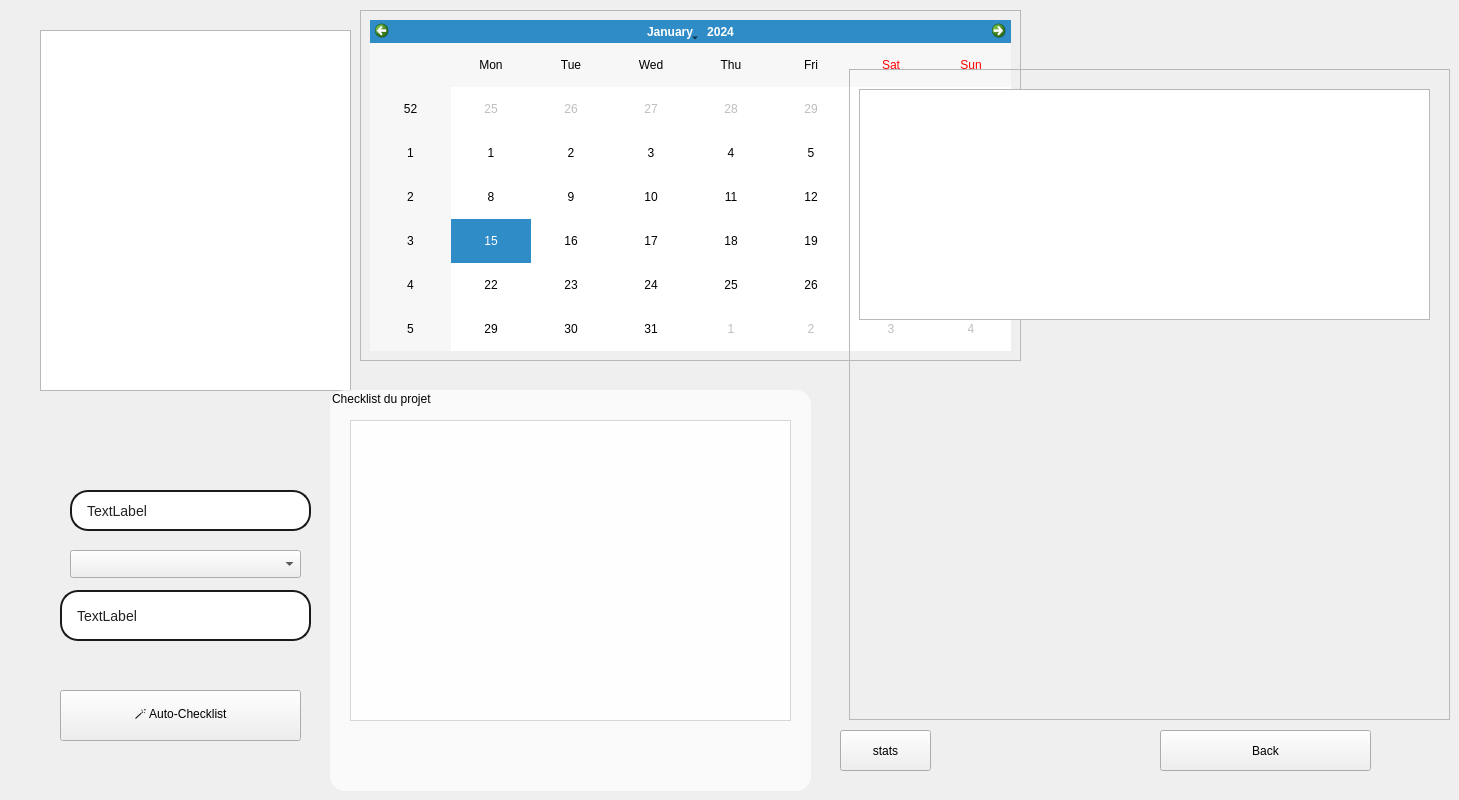
      <widget class="QWidget" name="page_2_projet">
       <widget class="QPushButton" name="backtoprojetProjet">
        <property name="geometry">
         <rect>
          <x>1160</x>
          <y>730</y>
          <width>211</width>
          <height>41</height>
         </rect>
        </property>
        <property name="styleSheet">
         <string notr="true">
    background: qlineargradient(
        x1:0, y1:0, x2:1, y2:1,
        stop:0 #7C3AED,   /* purple */
        stop:1 #3B82F6    /* blue */
    );
    color: white;                /* text color */
    font-weight: bold;
    border: none;                /* no border line */
    border-radius: 18px;         /* rounded corners */
    padding: 8px 18px;           /* space inside */
}

/* Hover */
QPushButton:hover {
    background: qlineargradient(
        x1:0, y1:0, x2:1, y2:1,
        stop:0 #9D5CFF,   /* lighter purple */
        stop:1 #60A5FA    /* lighter blue */
    );
}

/* Pressed */
QPushButton:pressed {
    background: qlineargradient(
        x1:0, y1:0, x2:1, y2:1,
        stop:0 #5B21B6,   /* darker purple */
        stop:1 #1E40AF    /* darker blue */
    );

</string>
        </property>
        <property name="text">
         <string>Back</string>
        </property>
        <property name="icon">
         <iconset theme="QIcon::ThemeIcon::EditUndo"/>
        </property>
       </widget>
       <widget class="QScrollArea" name="scrollAreaProjet">
        <property name="geometry">
         <rect>
          <x>360</x>
          <y>10</y>
          <width>661</width>
          <height>351</height>
         </rect>
        </property>
        <property name="sizeIncrement">
         <size>
          <width>60</width>
          <height>60</height>
         </size>
        </property>
        <property name="baseSize">
         <size>
          <width>50</width>
          <height>50</height>
         </size>
        </property>
        <property name="widgetResizable">
         <bool>true</bool>
        </property>
        <widget class="QWidget" name="scrollAreaWidgetContents_projet">
         <property name="geometry">
          <rect>
           <x>0</x>
           <y>0</y>
           <width>659</width>
           <height>349</height>
          </rect>
         </property>
         <property name="sizeIncrement">
          <size>
           <width>50</width>
           <height>50</height>
          </size>
         </property>
         <property name="baseSize">
          <size>
           <width>50</width>
           <height>50</height>
          </size>
         </property>
         <layout class="QVBoxLayout" name="verticalLayout_10">
          <item>
           <widget class="QCalendarWidget" name="calendarWidgetprojet"/>
          </item>
         </layout>
        </widget>
       </widget>
       <widget class="QListWidget" name="listWidgetprojet">
        <property name="geometry">
         <rect>
          <x>40</x>
          <y>30</y>
          <width>311</width>
          <height>361</height>
         </rect>
        </property>
       </widget>
       <widget class="QGroupBox" name="groupBoxChecklist">
        <property name="geometry">
         <rect>
          <x>330</x>
          <y>390</y>
          <width>481</width>
          <height>401</height>
         </rect>
        </property>
        <property name="styleSheet">
         <string notr="true">QGroupBox {
    border: none;
    background-color: rgba(255, 255, 255, 180);
    border-radius: 15px;
    padding: 10px;
}
</string>
        </property>
        <property name="title">
         <string>Checklist du projet </string>
        </property>
        <widget class="QListWidget" name="listWidgetChecklist">
         <property name="geometry">
          <rect>
           <x>20</x>
           <y>30</y>
           <width>441</width>
           <height>301</height>
          </rect>
         </property>
         <property name="styleSheet">
          <string notr="true">QListWidget {
    color: black;
    background: rgba(255, 255, 255, 180);
    font-size: 14px;
    font-weight: bold;
}

QListWidget::item {
    padding: 6px;
    margin: 2px;
    border-radius: 6px;
}

QListWidget::item:selected {
    background: #d9eaff;
    color: black;
}
</string>
         </property>
        </widget>
       </widget>
       <widget class="QLabel" name="labelChecklistProject">
        <property name="geometry">
         <rect>
          <x>70</x>
          <y>490</y>
          <width>241</width>
          <height>41</height>
         </rect>
        </property>
        <property name="styleSheet">
         <string notr="true">background: white;
 border: 1.5px solid #1A1A1A;
    border-radius: 18px;
    padding: 6px 34px 6px 12px;
    color: #222;
    font-size: 14px;</string>
        </property>
        <property name="text">
         <string>TextLabel</string>
        </property>
       </widget>
       <widget class="QPushButton" name="btnAutoChecklist">
        <property name="geometry">
         <rect>
          <x>60</x>
          <y>690</y>
          <width>241</width>
          <height>51</height>
         </rect>
        </property>
        <property name="styleSheet">
         <string notr="true">
    background: qlineargradient(
        x1:0, y1:0, x2:1, y2:1,
        stop:0 #7C3AED,   /* purple */
        stop:1 #3B82F6    /* blue */
    );
    color: white;                /* text color */
    font-weight: bold;
    border: none;                /* no border line */
    border-radius: 18px;         /* rounded corners */
    padding: 8px 18px;           /* space inside */
}

/* Hover */
QPushButton:hover {
    background: qlineargradient(
        x1:0, y1:0, x2:1, y2:1,
        stop:0 #9D5CFF,   /* lighter purple */
        stop:1 #60A5FA    /* lighter blue */
    );
}

/* Pressed */
QPushButton:pressed {
    background: qlineargradient(
        x1:0, y1:0, x2:1, y2:1,
        stop:0 #5B21B6,   /* darker purple */
        stop:1 #1E40AF    /* darker blue */
    );

</string>
        </property>
        <property name="text">
         <string>🪄 Auto-Checklist</string>
        </property>
       </widget>
       <widget class="QLabel" name="labelChecklistStats">
        <property name="geometry">
         <rect>
          <x>60</x>
          <y>590</y>
          <width>251</width>
          <height>51</height>
         </rect>
        </property>
        <property name="styleSheet">
         <string notr="true">background: white;
 border: 1.5px solid #1A1A1A;
    border-radius: 18px;
    padding: 6px 34px 6px 12px;
    color: #222;
    font-size: 14px;</string>
        </property>
        <property name="text">
         <string>TextLabel</string>
        </property>
       </widget>
       <widget class="QPushButton" name="btnStats">
        <property name="geometry">
         <rect>
          <x>840</x>
          <y>730</y>
          <width>91</width>
          <height>41</height>
         </rect>
        </property>
        <property name="styleSheet">
         <string notr="true">
    background: qlineargradient(
        x1:0, y1:0, x2:1, y2:1,
        stop:0 #7C3AED,   /* purple */
        stop:1 #3B82F6    /* blue */
    );
    color: white;                /* text color */
    font-weight: bold;
    border: none;                /* no border line */
    border-radius: 18px;         /* rounded corners */
    padding: 8px 18px;           /* space inside */
}

/* Hover */
QPushButton:hover {
    background: qlineargradient(
        x1:0, y1:0, x2:1, y2:1,
        stop:0 #9D5CFF,   /* lighter purple */
        stop:1 #60A5FA    /* lighter blue */
    );
}

/* Pressed */
QPushButton:pressed {
    background: qlineargradient(
        x1:0, y1:0, x2:1, y2:1,
        stop:0 #5B21B6,   /* darker purple */
        stop:1 #1E40AF    /* darker blue */
    );

</string>
        </property>
        <property name="text">
         <string>stats</string>
        </property>
       </widget>
       <widget class="QFrame" name="frameStats">
        <property name="geometry">
         <rect>
          <x>849</x>
          <y>69</y>
          <width>601</width>
          <height>651</height>
         </rect>
        </property>
        <property name="frameShape">
         <enum>QFrame::Shape::StyledPanel</enum>
        </property>
        <property name="frameShadow">
         <enum>QFrame::Shadow::Raised</enum>
        </property>
        <widget class="QTextEdit" name="textEdit">
         <property name="geometry">
          <rect>
           <x>10</x>
           <y>20</y>
           <width>571</width>
           <height>231</height>
          </rect>
         </property>
        </widget>
        <widget class="QWidget" name="widgetStatsChart" native="true">
         <property name="geometry">
          <rect>
           <x>20</x>
           <y>260</y>
           <width>571</width>
           <height>381</height>
          </rect>
         </property>
        </widget>
       </widget>
       <widget class="QComboBox" name="comboBoxproj">
        <property name="geometry">
         <rect>
          <x>70</x>
          <y>550</y>
          <width>231</width>
          <height>28</height>
         </rect>
        </property>
       </widget>
      </widget>
